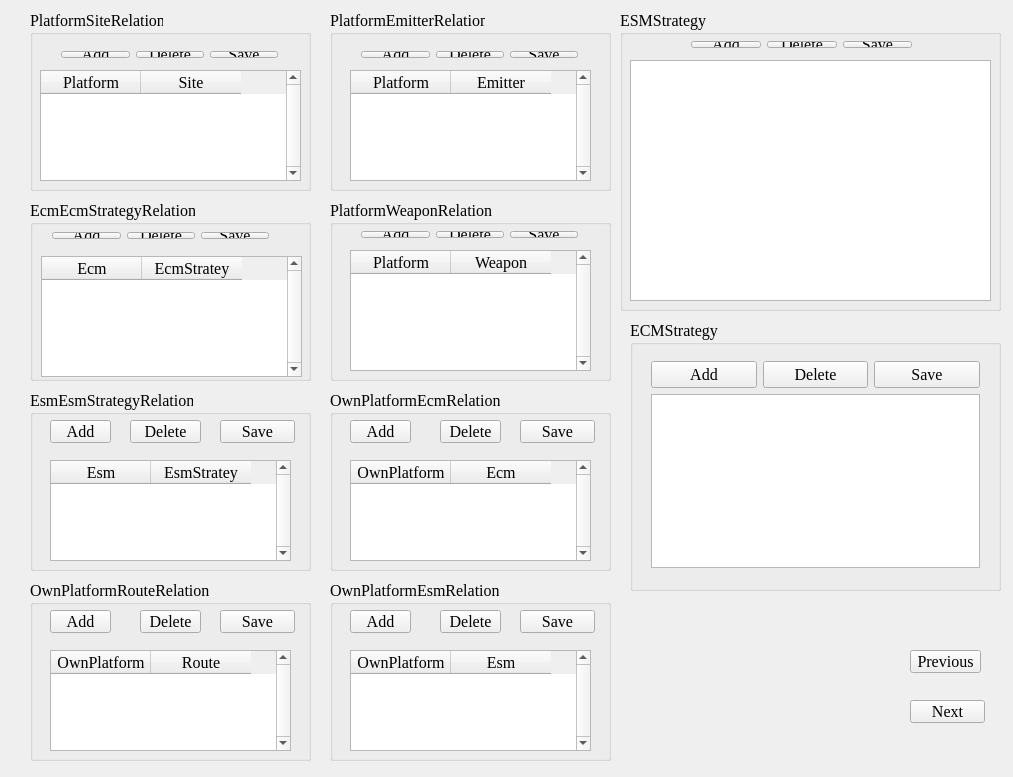
<?xml version="1.0" encoding="UTF-8"?>
<ui version="4.0">
 <class>MainWindow2</class>
 <widget class="QWidget" name="MainWindow2">
  <property name="geometry">
   <rect>
    <x>0</x>
    <y>0</y>
    <width>1013</width>
    <height>777</height>
   </rect>
  </property>
  <property name="font">
   <font>
    <family>Times New Roman</family>
    <pointsize>12</pointsize>
   </font>
  </property>
  <property name="windowTitle">
   <string>Scenario2</string>
  </property>
  <widget class="QGroupBox" name="groupBox_2">
   <property name="geometry">
    <rect>
     <x>620</x>
     <y>10</y>
     <width>381</width>
     <height>301</height>
    </rect>
   </property>
   <property name="title">
    <string>ESMStrategy</string>
   </property>
   <widget class="QTableWidget" name="tableWidget_9">
    <property name="geometry">
     <rect>
      <x>10</x>
      <y>50</y>
      <width>361</width>
      <height>241</height>
     </rect>
    </property>
   </widget>
   <widget class="QWidget" name="">
    <property name="geometry">
     <rect>
      <x>60</x>
      <y>20</y>
      <width>243</width>
      <height>29</height>
     </rect>
    </property>
    <layout class="QHBoxLayout" name="horizontalLayout_3">
     <item>
      <widget class="QPushButton" name="pushButton_19">
       <property name="text">
        <string>Add</string>
       </property>
      </widget>
     </item>
     <item>
      <widget class="QPushButton" name="pushButton_20">
       <property name="text">
        <string>Delete</string>
       </property>
      </widget>
     </item>
     <item>
      <widget class="QPushButton" name="pushButton_31">
       <property name="text">
        <string>Save</string>
       </property>
      </widget>
     </item>
    </layout>
   </widget>
  </widget>
  <widget class="QGroupBox" name="groupBox_22">
   <property name="geometry">
    <rect>
     <x>330</x>
     <y>10</y>
     <width>281</width>
     <height>181</height>
    </rect>
   </property>
   <property name="title">
    <string>PlatformEmitterRelation</string>
   </property>
   <widget class="QTableWidget" name="tableWidget_2">
    <property name="geometry">
     <rect>
      <x>20</x>
      <y>60</y>
      <width>241</width>
      <height>111</height>
     </rect>
    </property>
    <property name="layoutDirection">
     <enum>Qt::LeftToRight</enum>
    </property>
    <property name="verticalScrollBarPolicy">
     <enum>Qt::ScrollBarAlwaysOn</enum>
    </property>
    <property name="horizontalScrollBarPolicy">
     <enum>Qt::ScrollBarAsNeeded</enum>
    </property>
    <property name="dragEnabled">
     <bool>true</bool>
    </property>
    <property name="selectionBehavior">
     <enum>QAbstractItemView::SelectItems</enum>
    </property>
    <property name="textElideMode">
     <enum>Qt::ElideMiddle</enum>
    </property>
    <attribute name="horizontalHeaderCascadingSectionResizes">
     <bool>false</bool>
    </attribute>
    <column>
     <property name="text">
      <string>Platform</string>
     </property>
    </column>
    <column>
     <property name="text">
      <string>Emitter</string>
     </property>
    </column>
   </widget>
   <widget class="QWidget" name="">
    <property name="geometry">
     <rect>
      <x>20</x>
      <y>30</y>
      <width>239</width>
      <height>29</height>
     </rect>
    </property>
    <layout class="QHBoxLayout" name="horizontalLayout_2">
     <item>
      <widget class="QPushButton" name="pushButton_6">
       <property name="text">
        <string>Add</string>
       </property>
      </widget>
     </item>
     <item>
      <widget class="QPushButton" name="pushButton_5">
       <property name="text">
        <string>Delete</string>
       </property>
      </widget>
     </item>
     <item>
      <widget class="QPushButton" name="pushButton_27">
       <property name="text">
        <string>Save</string>
       </property>
      </widget>
     </item>
    </layout>
   </widget>
  </widget>
  <widget class="QGroupBox" name="groupBox_23">
   <property name="geometry">
    <rect>
     <x>330</x>
     <y>200</y>
     <width>281</width>
     <height>181</height>
    </rect>
   </property>
   <property name="title">
    <string>PlatformWeaponRelation</string>
   </property>
   <widget class="QTableWidget" name="tableWidget_3">
    <property name="geometry">
     <rect>
      <x>20</x>
      <y>50</y>
      <width>241</width>
      <height>121</height>
     </rect>
    </property>
    <property name="layoutDirection">
     <enum>Qt::LeftToRight</enum>
    </property>
    <property name="verticalScrollBarPolicy">
     <enum>Qt::ScrollBarAlwaysOn</enum>
    </property>
    <property name="horizontalScrollBarPolicy">
     <enum>Qt::ScrollBarAsNeeded</enum>
    </property>
    <property name="dragEnabled">
     <bool>true</bool>
    </property>
    <property name="selectionBehavior">
     <enum>QAbstractItemView::SelectItems</enum>
    </property>
    <property name="textElideMode">
     <enum>Qt::ElideMiddle</enum>
    </property>
    <attribute name="horizontalHeaderCascadingSectionResizes">
     <bool>false</bool>
    </attribute>
    <column>
     <property name="text">
      <string>Platform</string>
     </property>
    </column>
    <column>
     <property name="text">
      <string>Weapon</string>
     </property>
    </column>
   </widget>
   <widget class="QWidget" name="">
    <property name="geometry">
     <rect>
      <x>20</x>
      <y>20</y>
      <width>239</width>
      <height>29</height>
     </rect>
    </property>
    <layout class="QHBoxLayout" name="horizontalLayout_6">
     <item>
      <widget class="QPushButton" name="pushButton_14">
       <property name="text">
        <string>Add</string>
       </property>
      </widget>
     </item>
     <item>
      <widget class="QPushButton" name="pushButton_13">
       <property name="text">
        <string>Delete</string>
       </property>
      </widget>
     </item>
     <item>
      <widget class="QPushButton" name="pushButton_28">
       <property name="text">
        <string>Save</string>
       </property>
      </widget>
     </item>
    </layout>
   </widget>
  </widget>
  <widget class="QGroupBox" name="groupBox_24">
   <property name="geometry">
    <rect>
     <x>330</x>
     <y>390</y>
     <width>281</width>
     <height>181</height>
    </rect>
   </property>
   <property name="title">
    <string>OwnPlatformEcmRelation</string>
   </property>
   <widget class="QTableWidget" name="tableWidget_4">
    <property name="geometry">
     <rect>
      <x>20</x>
      <y>70</y>
      <width>241</width>
      <height>101</height>
     </rect>
    </property>
    <property name="layoutDirection">
     <enum>Qt::LeftToRight</enum>
    </property>
    <property name="verticalScrollBarPolicy">
     <enum>Qt::ScrollBarAlwaysOn</enum>
    </property>
    <property name="horizontalScrollBarPolicy">
     <enum>Qt::ScrollBarAsNeeded</enum>
    </property>
    <property name="dragEnabled">
     <bool>true</bool>
    </property>
    <property name="selectionBehavior">
     <enum>QAbstractItemView::SelectItems</enum>
    </property>
    <property name="textElideMode">
     <enum>Qt::ElideMiddle</enum>
    </property>
    <attribute name="horizontalHeaderCascadingSectionResizes">
     <bool>false</bool>
    </attribute>
    <column>
     <property name="text">
      <string>OwnPlatform</string>
     </property>
    </column>
    <column>
     <property name="text">
      <string>Ecm</string>
     </property>
    </column>
   </widget>
   <widget class="QPushButton" name="pushButton_15">
    <property name="geometry">
     <rect>
      <x>110</x>
      <y>30</y>
      <width>61</width>
      <height>23</height>
     </rect>
    </property>
    <property name="text">
     <string>Delete</string>
    </property>
   </widget>
   <widget class="QPushButton" name="pushButton_16">
    <property name="geometry">
     <rect>
      <x>20</x>
      <y>30</y>
      <width>61</width>
      <height>23</height>
     </rect>
    </property>
    <property name="text">
     <string>Add</string>
    </property>
   </widget>
   <widget class="QPushButton" name="pushButton_29">
    <property name="geometry">
     <rect>
      <x>190</x>
      <y>30</y>
      <width>75</width>
      <height>23</height>
     </rect>
    </property>
    <property name="text">
     <string>Save</string>
    </property>
   </widget>
  </widget>
  <widget class="QGroupBox" name="groupBox_25">
   <property name="geometry">
    <rect>
     <x>330</x>
     <y>580</y>
     <width>281</width>
     <height>181</height>
    </rect>
   </property>
   <property name="title">
    <string>OwnPlatformEsmRelation</string>
   </property>
   <widget class="QTableWidget" name="tableWidget_5">
    <property name="geometry">
     <rect>
      <x>20</x>
      <y>70</y>
      <width>241</width>
      <height>101</height>
     </rect>
    </property>
    <property name="layoutDirection">
     <enum>Qt::LeftToRight</enum>
    </property>
    <property name="verticalScrollBarPolicy">
     <enum>Qt::ScrollBarAlwaysOn</enum>
    </property>
    <property name="horizontalScrollBarPolicy">
     <enum>Qt::ScrollBarAsNeeded</enum>
    </property>
    <property name="dragEnabled">
     <bool>true</bool>
    </property>
    <property name="selectionBehavior">
     <enum>QAbstractItemView::SelectItems</enum>
    </property>
    <property name="textElideMode">
     <enum>Qt::ElideMiddle</enum>
    </property>
    <attribute name="horizontalHeaderCascadingSectionResizes">
     <bool>false</bool>
    </attribute>
    <column>
     <property name="text">
      <string>OwnPlatform</string>
     </property>
    </column>
    <column>
     <property name="text">
      <string>Esm</string>
     </property>
    </column>
   </widget>
   <widget class="QPushButton" name="pushButton_17">
    <property name="geometry">
     <rect>
      <x>110</x>
      <y>30</y>
      <width>61</width>
      <height>23</height>
     </rect>
    </property>
    <property name="text">
     <string>Delete</string>
    </property>
   </widget>
   <widget class="QPushButton" name="pushButton_18">
    <property name="geometry">
     <rect>
      <x>20</x>
      <y>30</y>
      <width>61</width>
      <height>23</height>
     </rect>
    </property>
    <property name="text">
     <string>Add</string>
    </property>
   </widget>
   <widget class="QPushButton" name="pushButton_30">
    <property name="geometry">
     <rect>
      <x>190</x>
      <y>30</y>
      <width>75</width>
      <height>23</height>
     </rect>
    </property>
    <property name="text">
     <string>Save</string>
    </property>
   </widget>
  </widget>
  <widget class="QGroupBox" name="groupBox_28">
   <property name="geometry">
    <rect>
     <x>30</x>
     <y>580</y>
     <width>281</width>
     <height>181</height>
    </rect>
   </property>
   <property name="title">
    <string>OwnPlatformRouteRelation</string>
   </property>
   <widget class="QTableWidget" name="tableWidget_8">
    <property name="geometry">
     <rect>
      <x>20</x>
      <y>70</y>
      <width>241</width>
      <height>101</height>
     </rect>
    </property>
    <property name="layoutDirection">
     <enum>Qt::LeftToRight</enum>
    </property>
    <property name="verticalScrollBarPolicy">
     <enum>Qt::ScrollBarAlwaysOn</enum>
    </property>
    <property name="horizontalScrollBarPolicy">
     <enum>Qt::ScrollBarAsNeeded</enum>
    </property>
    <property name="dragEnabled">
     <bool>true</bool>
    </property>
    <property name="selectionBehavior">
     <enum>QAbstractItemView::SelectItems</enum>
    </property>
    <property name="textElideMode">
     <enum>Qt::ElideMiddle</enum>
    </property>
    <attribute name="horizontalHeaderCascadingSectionResizes">
     <bool>false</bool>
    </attribute>
    <column>
     <property name="text">
      <string>OwnPlatform</string>
     </property>
    </column>
    <column>
     <property name="text">
      <string>Route</string>
     </property>
    </column>
   </widget>
   <widget class="QPushButton" name="pushButton_11">
    <property name="geometry">
     <rect>
      <x>110</x>
      <y>30</y>
      <width>61</width>
      <height>23</height>
     </rect>
    </property>
    <property name="text">
     <string>Delete</string>
    </property>
   </widget>
   <widget class="QPushButton" name="pushButton_12">
    <property name="geometry">
     <rect>
      <x>20</x>
      <y>30</y>
      <width>61</width>
      <height>23</height>
     </rect>
    </property>
    <property name="text">
     <string>Add</string>
    </property>
   </widget>
   <widget class="QPushButton" name="pushButton_26">
    <property name="geometry">
     <rect>
      <x>190</x>
      <y>30</y>
      <width>75</width>
      <height>23</height>
     </rect>
    </property>
    <property name="text">
     <string>Save</string>
    </property>
   </widget>
  </widget>
  <widget class="QGroupBox" name="groupBox_26">
   <property name="geometry">
    <rect>
     <x>30</x>
     <y>200</y>
     <width>281</width>
     <height>181</height>
    </rect>
   </property>
   <property name="title">
    <string>EcmEcmStrategyRelation</string>
   </property>
   <widget class="QTableWidget" name="tableWidget_6">
    <property name="geometry">
     <rect>
      <x>11</x>
      <y>56</y>
      <width>261</width>
      <height>121</height>
     </rect>
    </property>
    <property name="layoutDirection">
     <enum>Qt::LeftToRight</enum>
    </property>
    <property name="verticalScrollBarPolicy">
     <enum>Qt::ScrollBarAlwaysOn</enum>
    </property>
    <property name="horizontalScrollBarPolicy">
     <enum>Qt::ScrollBarAsNeeded</enum>
    </property>
    <property name="dragEnabled">
     <bool>true</bool>
    </property>
    <property name="selectionBehavior">
     <enum>QAbstractItemView::SelectItems</enum>
    </property>
    <property name="textElideMode">
     <enum>Qt::ElideMiddle</enum>
    </property>
    <attribute name="horizontalHeaderCascadingSectionResizes">
     <bool>false</bool>
    </attribute>
    <column>
     <property name="text">
      <string>Ecm</string>
     </property>
    </column>
    <column>
     <property name="text">
      <string>EcmStratey</string>
     </property>
    </column>
   </widget>
   <widget class="QWidget" name="">
    <property name="geometry">
     <rect>
      <x>11</x>
      <y>21</y>
      <width>239</width>
      <height>29</height>
     </rect>
    </property>
    <layout class="QHBoxLayout" name="horizontalLayout_5">
     <item>
      <widget class="QPushButton" name="pushButton_8">
       <property name="text">
        <string>Add</string>
       </property>
      </widget>
     </item>
     <item>
      <widget class="QPushButton" name="pushButton_7">
       <property name="text">
        <string>Delete</string>
       </property>
      </widget>
     </item>
     <item>
      <widget class="QPushButton" name="pushButton_24">
       <property name="text">
        <string>Save</string>
       </property>
      </widget>
     </item>
    </layout>
   </widget>
  </widget>
  <widget class="QGroupBox" name="groupBox_27">
   <property name="geometry">
    <rect>
     <x>30</x>
     <y>390</y>
     <width>281</width>
     <height>181</height>
    </rect>
   </property>
   <property name="title">
    <string>EsmEsmStrategyRelation</string>
   </property>
   <widget class="QTableWidget" name="tableWidget_7">
    <property name="geometry">
     <rect>
      <x>20</x>
      <y>70</y>
      <width>241</width>
      <height>101</height>
     </rect>
    </property>
    <property name="layoutDirection">
     <enum>Qt::LeftToRight</enum>
    </property>
    <property name="verticalScrollBarPolicy">
     <enum>Qt::ScrollBarAlwaysOn</enum>
    </property>
    <property name="horizontalScrollBarPolicy">
     <enum>Qt::ScrollBarAsNeeded</enum>
    </property>
    <property name="dragEnabled">
     <bool>true</bool>
    </property>
    <property name="selectionBehavior">
     <enum>QAbstractItemView::SelectItems</enum>
    </property>
    <property name="textElideMode">
     <enum>Qt::ElideMiddle</enum>
    </property>
    <attribute name="horizontalHeaderCascadingSectionResizes">
     <bool>false</bool>
    </attribute>
    <column>
     <property name="text">
      <string>Esm</string>
     </property>
    </column>
    <column>
     <property name="text">
      <string>EsmStratey</string>
     </property>
    </column>
   </widget>
   <widget class="QPushButton" name="pushButton_9">
    <property name="geometry">
     <rect>
      <x>100</x>
      <y>30</y>
      <width>71</width>
      <height>23</height>
     </rect>
    </property>
    <property name="text">
     <string>Delete</string>
    </property>
   </widget>
   <widget class="QPushButton" name="pushButton_10">
    <property name="geometry">
     <rect>
      <x>20</x>
      <y>30</y>
      <width>61</width>
      <height>23</height>
     </rect>
    </property>
    <property name="text">
     <string>Add</string>
    </property>
   </widget>
   <widget class="QPushButton" name="pushButton_25">
    <property name="geometry">
     <rect>
      <x>190</x>
      <y>30</y>
      <width>75</width>
      <height>23</height>
     </rect>
    </property>
    <property name="text">
     <string>Save</string>
    </property>
   </widget>
  </widget>
  <widget class="QGroupBox" name="groupBox_14">
   <property name="geometry">
    <rect>
     <x>30</x>
     <y>10</y>
     <width>281</width>
     <height>181</height>
    </rect>
   </property>
   <property name="title">
    <string>PlatformSiteRelation</string>
   </property>
   <widget class="QTableWidget" name="tableWidget">
    <property name="geometry">
     <rect>
      <x>10</x>
      <y>60</y>
      <width>261</width>
      <height>111</height>
     </rect>
    </property>
    <property name="font">
     <font>
      <family>Times New Roman</family>
      <pointsize>12</pointsize>
     </font>
    </property>
    <property name="layoutDirection">
     <enum>Qt::LeftToRight</enum>
    </property>
    <property name="lineWidth">
     <number>0</number>
    </property>
    <property name="verticalScrollBarPolicy">
     <enum>Qt::ScrollBarAlwaysOn</enum>
    </property>
    <property name="horizontalScrollBarPolicy">
     <enum>Qt::ScrollBarAsNeeded</enum>
    </property>
    <property name="dragEnabled">
     <bool>true</bool>
    </property>
    <property name="selectionBehavior">
     <enum>QAbstractItemView::SelectItems</enum>
    </property>
    <property name="textElideMode">
     <enum>Qt::ElideMiddle</enum>
    </property>
    <attribute name="horizontalHeaderCascadingSectionResizes">
     <bool>false</bool>
    </attribute>
    <column>
     <property name="text">
      <string>Platform</string>
     </property>
     <property name="textAlignment">
      <set>AlignCenter</set>
     </property>
    </column>
    <column>
     <property name="text">
      <string>Site</string>
     </property>
    </column>
   </widget>
   <widget class="QWidget" name="">
    <property name="geometry">
     <rect>
      <x>20</x>
      <y>30</y>
      <width>239</width>
      <height>29</height>
     </rect>
    </property>
    <layout class="QHBoxLayout" name="horizontalLayout">
     <item>
      <widget class="QPushButton" name="pushButton_3">
       <property name="text">
        <string>Add</string>
       </property>
      </widget>
     </item>
     <item>
      <widget class="QPushButton" name="pushButton_4">
       <property name="text">
        <string>Delete</string>
       </property>
      </widget>
     </item>
     <item>
      <widget class="QPushButton" name="pushButton_23">
       <property name="text">
        <string>Save</string>
       </property>
      </widget>
     </item>
    </layout>
   </widget>
  </widget>
  <widget class="QGroupBox" name="groupBox_3">
   <property name="geometry">
    <rect>
     <x>630</x>
     <y>320</y>
     <width>371</width>
     <height>271</height>
    </rect>
   </property>
   <property name="title">
    <string>ECMStrategy</string>
   </property>
   <widget class="QWidget" name="">
    <property name="geometry">
     <rect>
      <x>10</x>
      <y>30</y>
      <width>351</width>
      <height>229</height>
     </rect>
    </property>
    <layout class="QVBoxLayout" name="verticalLayout">
     <item>
      <layout class="QHBoxLayout" name="horizontalLayout_4">
       <item>
        <widget class="QPushButton" name="pushButton_21">
         <property name="text">
          <string>Add</string>
         </property>
        </widget>
       </item>
       <item>
        <widget class="QPushButton" name="pushButton_22">
         <property name="text">
          <string>Delete</string>
         </property>
        </widget>
       </item>
       <item>
        <widget class="QPushButton" name="pushButton_32">
         <property name="text">
          <string>Save</string>
         </property>
        </widget>
       </item>
      </layout>
     </item>
     <item>
      <widget class="QTableWidget" name="tableWidget_10"/>
     </item>
    </layout>
   </widget>
  </widget>
  <widget class="QPushButton" name="pushButton_2">
   <property name="geometry">
    <rect>
     <x>910</x>
     <y>650</y>
     <width>71</width>
     <height>23</height>
    </rect>
   </property>
   <property name="text">
    <string>Previous</string>
   </property>
  </widget>
  <widget class="QPushButton" name="pushButton">
   <property name="geometry">
    <rect>
     <x>910</x>
     <y>700</y>
     <width>75</width>
     <height>23</height>
    </rect>
   </property>
   <property name="text">
    <string>Next</string>
   </property>
  </widget>
 </widget>
 <layoutdefault spacing="6" margin="11"/>
 <resources/>
 <connections/>
 <slots>
  <slot>on_previous()</slot>
  <slot>on_algorithm()</slot>
 </slots>
</ui>
